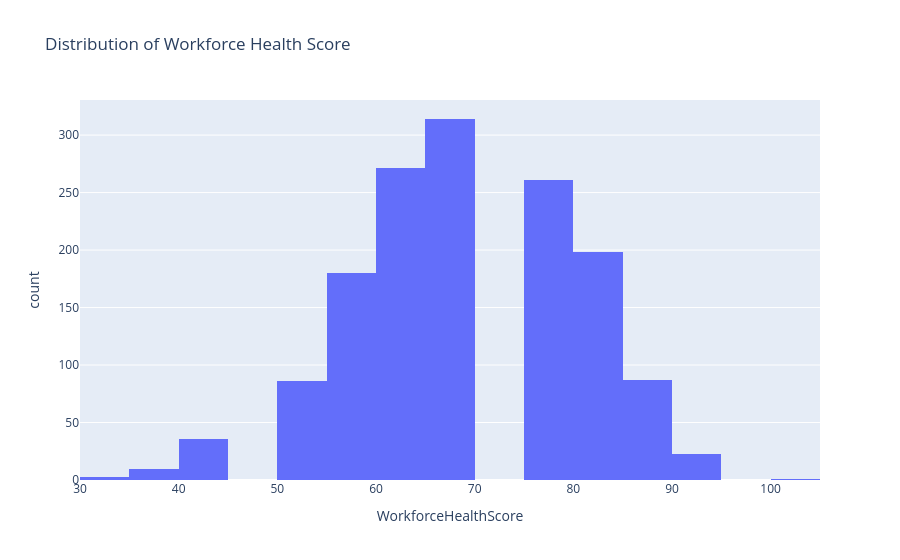

Here is the notebook cell this chart was saved with:
### Code cell
# Workforce Health Score distribution
fig = px.histogram(df, x="WorkforceHealthScore", nbins=20, title="Distribution of Workforce Health Score")
fig.show()

### Figure 1 — Plotly figure (JSON) as saved in the notebook; plotly's stock layout.template omitted (floating-point values rounded to 4 significant figures; data arrays with more than 128 entries replaced by an {"elided": "..."} marker saying what was removed)
{"data": [{"bingroup": "x", "hovertemplate": "WorkforceHealthScore=%{x}<br>count=%{y}<extra></extra>", "legendgroup": "", "marker": {"color": "#636efa", "pattern": {"shape": ""}}, "name": "", "nbinsx": 20, "orientation": "v", "showlegend": false, "type": "histogram", "x": {"elided": "1470 float values"}, "xaxis": "x", "yaxis": "y"}], "layout": {"barmode": "relative", "legend": {"tracegroupgap": 0}, "title": {"text": "Distribution of Workforce Health Score"}, "xaxis": {"anchor": "y", "domain": [0, 1], "title": {"text": "WorkforceHealthScore"}}, "yaxis": {"anchor": "x", "domain": [0, 1], "title": {"text": "count"}}}}
